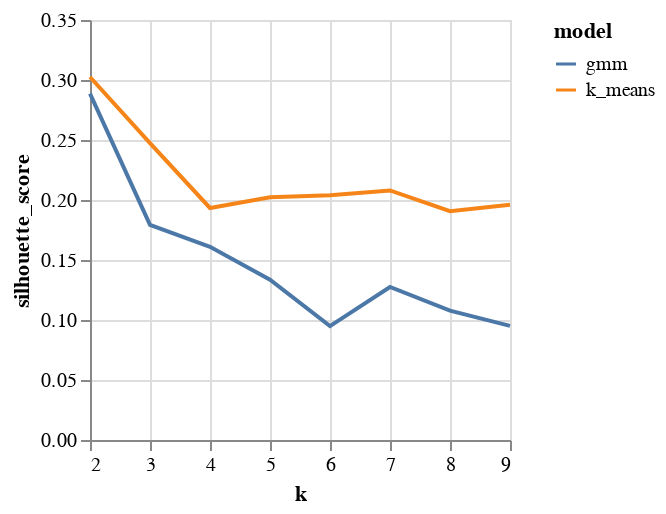

Notebook code cell kept with this figure:
### Code cell
alt.Chart(sil_scores).mark_line().encode(
                       x='k',
                       y='silhouette_score',
                       color='model'
                    ).properties(
                        width=210,
                        height=210
                    )

### Figure 1 — Vega-Lite specification as saved in the notebook (floating-point values rounded to 4 significant figures)
{"config": {"view": {"continuousWidth": 400, "continuousHeight": 300}}, "data": {"name": "data-296048112387848641a99d64df28ab71"}, "mark": "line", "encoding": {"color": {"type": "nominal", "field": "model"}, "x": {"type": "quantitative", "field": "k"}, "y": {"type": "quantitative", "field": "silhouette_score"}}, "height": 210, "width": 210, "$schema": "https://vega.github.io/schema/vega-lite/v4.8.1.json", "datasets": {"data-296048112387848641a99d64df28ab71": [{"k": 2, "model": "k_means", "silhouette_score": 0.3025}, {"k": 3, "model": "k_means", "silhouette_score": 0.2474}, {"k": 4, "model": "k_means", "silhouette_score": 0.1934}, {"k": 5, "model": "k_means", "silhouette_score": 0.2023}, {"k": 6, "model": "k_means", "silhouette_score": 0.204}, {"k": 7, "model": "k_means", "silhouette_score": 0.2079}, {"k": 8, "model": "k_means", "silhouette_score": 0.1907}, {"k": 9, "model": "k_means", "silhouette_score": 0.196}, {"k": 2, "model": "gmm", "silhouette_score": 0.2886}, {"k": 3, "model": "gmm", "silhouette_score": 0.1793}, {"k": 4, "model": "gmm", "silhouette_score": 0.161}, {"k": 5, "model": "gmm", "silhouette_score": 0.1336}, {"k": 6, "model": "gmm", "silhouette_score": 0.09486}, {"k": 7, "model": "gmm", "silhouette_score": 0.1275}, {"k": 8, "model": "gmm", "silhouette_score": 0.1078}, {"k": 9, "model": "gmm", "silhouette_score": 0.09512}]}}
